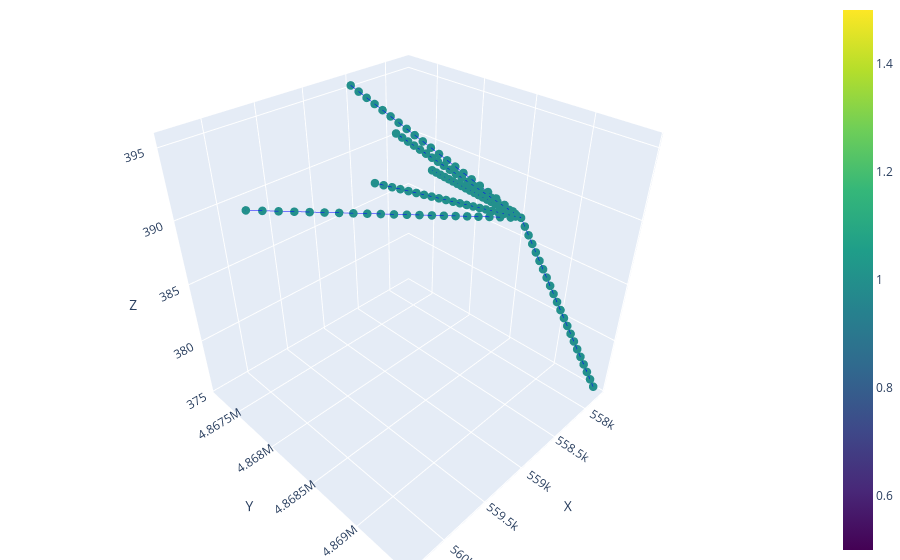

Here is the notebook cell this chart was saved with:
### Markdown cell above
# Load Network

### Code cell
network_name = "branching_straight_network"
network_dir = f'conduit_geometry_test/networks/{network_name}'
network = ok.load_network_data(f'{network_dir}/nodes.csv', f'{network_dir}/edges.csv', debug= True)
network.extract_diffuse_inlets()
network.plot_3D_network(node_color = 'd')

### Figure 1 — Plotly figure (JSON) as saved in the notebook; plotly's stock layout.template omitted (floating-point values rounded to 4 significant figures)
{"data": [{"line": {"color": "blue", "width": 1}, "mode": "lines", "showlegend": false, "type": "scatter3d", "x": [558500.0, 558500.0], "y": [4867000.0, 4867000.0], "z": [395.3, 395.0]}, {"line": {"color": "blue", "width": 1}, "mode": "lines", "showlegend": false, "type": "scatter3d", "x": [558500.0, 558500.0], "y": [4867000.0, 4867000.0], "z": [395.0, 394.6]}, {"line": {"color": "blue", "width": 1}, "mode": "lines", "showlegend": false, "type": "scatter3d", "x": [558500.0, 558400.0], "y": [4867000.0, 4867000.0], "z": [394.6, 394.3]}, {"line": {"color": "blue", "width": 1}, "mode": "lines", "showlegend": false, "type": "scatter3d", "x": [558400.0, 558400.0], "y": [4867000.0, 4868000.0], "z": [394.3, 394.0]}, {"line": {"color": "blue", "width": 1}, "mode": "lines", "showlegend": false, "type": "scatter3d", "x": [558400.0, 558400.0], "y": [4868000.0, 4868000.0], "z": [394.0, 393.6]}, {"line": {"color": "blue", "width": 1}, "mode": "lines", "showlegend": false, "type": "scatter3d", "x": [558400.0, 558400.0], "y": [4868000.0, 4868000.0], "z": [393.6, 393.3]}, {"line": {"color": "blue", "width": 1}, "mode": "lines", "showlegend": false, "type": "scatter3d", "x": [558400.0, 558300.0], "y": [4868000.0, 4868000.0], "z": [393.3, 392.9]}, {"line": {"color": "blue", "width": 1}, "mode": "lines", "showlegend": false, "type": "scatter3d", "x": [558300.0, 558300.0], "y": [4868000.0, 4868000.0], "z": [392.9, 392.6]}, {"line": {"color": "blue", "width": 1}, "mode": "lines", "showlegend": false, "type": "scatter3d", "x": [558300.0, 558300.0], "y": [4868000.0, 4868000.0], "z": [392.6, 392.3]}, {"line": {"color": "blue", "width": 1}, "mode": "lines", "showlegend": false, "type": "scatter3d", "x": [558300.0, 558300.0], "y": [4868000.0, 4868000.0], "z": [392.3, 391.9]}, {"line": {"color": "blue", "width": 1}, "mode": "lines", "showlegend": false, "type": "scatter3d", "x": [558300.0, 558300.0], "y": [4868000.0, 4868000.0], "z": [391.9, 391.6]}, {"line": {"color": "blue", "width": 1}, "mode": "lines", "showlegend": false, "type": "scatter3d", "x": [558300.0, 558200.0], "y": [4868000.0, 4868000.0], "z": [391.6, 391.2]}, {"line": {"color": "blue", "width": 1}, "mode": "lines", "showlegend": false, "type": "scatter3d", "x": [558200.0, 558200.0], "y": [4868000.0, 4868000.0], "z": [391.2, 390.9]}, {"line": {"color": "blue", "width": 1}, "mode": "lines", "showlegend": false, "type": "scatter3d", "x": [558200.0, 558200.0], "y": [4868000.0, 4868000.0], "z": [390.9, 390.6]}, {"line": {"color": "blue", "width": 1}, "mode": "lines", "showlegend": false, "type": "scatter3d", "x": [558200.0, 558200.0], "y": [4868000.0, 4868000.0], "z": [390.6, 390.2]}, {"line": {"color": "blue", "width": 1}, "mode": "lines", "showlegend": false, "type": "scatter3d", "x": [558200.0, 558100.0], "y": [4868000.0, 4868000.0], "z": [390.2, 389.9]}, {"line": {"color": "blue", "width": 1}, "mode": "lines", "showlegend": false, "type": "scatter3d", "x": [558100.0, 558100.0], "y": [4868000.0, 4868000.0], "z": [389.9, 389.5]}, {"line": {"color": "blue", "width": 1}, "mode": "lines", "showlegend": false, "type": "scatter3d", "x": [558100.0, 558100.0], "y": [4868000.0, 4868000.0], "z": [389.5, 389.2]}, {"line": {"color": "blue", "width": 1}, "mode": "lines", "showlegend": false, "type": "scatter3d", "x": [558100.0, 558100.0], "y": [4868000.0, 4869000.0], "z": [389.2, 388.9]}, {"line": {"color": "blue", "width": 1}, "mode": "lines", "showlegend": false, "type": "scatter3d", "x": [558100.0, 558000.0], "y": [4869000.0, 4869000.0], "z": [388.9, 388.5]}, {"line": {"color": "blue", "width": 1}, "mode": "lines", "showlegend": false, "type": "scatter3d", "x": [558000.0, 558000.0], "y": [4869000.0, 4869000.0], "z": [388.5, 388.2]}, {"line": {"color": "blue", "width": 1}, "mode": "lines", "showlegend": false, "type": "scatter3d", "x": [559600.0, 559500.0], "y": [4868000.0, 4869000.0], "z": [394.7, 394.4]}, {"line": {"color": "blue", "width": 1}, "mode": "lines", "showlegend": false, "type": "scatter3d", "x": [559500.0, 559400.0], "y": [4869000.0, 4869000.0], "z": [394.4, 394.1]}, {"line": {"color": "blue", "width": 1}, "mode": "lines", "showlegend": false, "type": "scatter3d", "x": [559400.0, 559300.0], "y": [4869000.0, 4869000.0], "z": [394.1, 393.7]}, {"line": {"color": "blue", "width": 1}, "mode": "lines", "showlegend": false, "type": "scatter3d", "x": [559300.0, 559300.0], "y": [4869000.0, 4869000.0], "z": [393.7, 393.4]}, {"line": {"color": "blue", "width": 1}, "mode": "lines", "showlegend": false, "type": "scatter3d", "x": [559300.0, 559200.0], "y": [4869000.0, 4869000.0], "z": [393.4, 393.1]}, {"line": {"color": "blue", "width": 1}, "mode": "lines", "showlegend": false, "type": "scatter3d", "x": [559200.0, 559100.0], "y": [4869000.0, 4869000.0], "z": [393.1, 392.8]}, {"line": {"color": "blue", "width": 1}, "mode": "lines", "showlegend": false, "type": "scatter3d", "x": [559100.0, 559000.0], "y": [4869000.0, 4869000.0], "z": [392.8, 392.5]}, {"line": {"color": "blue", "width": 1}, "mode": "lines", "showlegend": false, "type": "scatter3d", "x": [559000.0, 559000.0], "y": [4869000.0, 4869000.0], "z": [392.5, 392.2]}, {"line": {"color": "blue", "width": 1}, "mode": "lines", "showlegend": false, "type": "scatter3d", "x": [559000.0, 558900.0], "y": [4869000.0, 4869000.0], "z": [392.2, 391.9]}, {"line": {"color": "blue", "width": 1}, "mode": "lines", "showlegend": false, "type": "scatter3d", "x": [558900.0, 558800.0], "y": [4869000.0, 4869000.0], "z": [391.9, 391.6]}, {"line": {"color": "blue", "width": 1}, "mode": "lines", "showlegend": false, "type": "scatter3d", "x": [558800.0, 558800.0], "y": [4869000.0, 4869000.0], "z": [391.6, 391.3]}, {"line": {"color": "blue", "width": 1}, "mode": "lines", "showlegend": false, "type": "scatter3d", "x": [558800.0, 558700.0], "y": [4869000.0, 4869000.0], "z": [391.3, 391.0]}, {"line": {"color": "blue", "width": 1}, "mode": "lines", "showlegend": false, "type": "scatter3d", "x": [558700.0, 558600.0], "y": [4869000.0, 4869000.0], "z": [391.0, 390.7]}, {"line": {"color": "blue", "width": 1}, "mode": "lines", "showlegend": false, "type": "scatter3d", "x": [558600.0, 558500.0], "y": [4869000.0, 4869000.0], "z": [390.7, 390.4]}, {"line": {"color": "blue", "width": 1}, "mode": "lines", "showlegend": false, "type": "scatter3d", "x": [558500.0, 558500.0], "y": [4869000.0, 4869000.0], "z": [390.4, 390.0]}, {"line": {"color": "blue", "width": 1}, "mode": "lines", "showlegend": false, "type": "scatter3d", "x": [558500.0, 558400.0], "y": [4869000.0, 4869000.0], "z": [390.0, 389.7]}, {"line": {"color": "blue", "width": 1}, "mode": "lines", "showlegend": false, "type": "scatter3d", "x": [558400.0, 558300.0], "y": [4869000.0, 4869000.0], "z": [389.7, 389.4]}, {"line": {"color": "blue", "width": 1}, "mode": "lines", "showlegend": false, "type": "scatter3d", "x": [558300.0, 558200.0], "y": [4869000.0, 4869000.0], "z": [389.4, 389.1]}, {"line": {"color": "blue", "width": 1}, "mode": "lines", "showlegend": false, "type": "scatter3d", "x": [558200.0, 558200.0], "y": [4869000.0, 4869000.0], "z": [389.1, 388.8]}, {"line": {"color": "blue", "width": 1}, "mode": "lines", "showlegend": false, "type": "scatter3d", "x": [558200.0, 558100.0], "y": [4869000.0, 4869000.0], "z": [388.8, 388.5]}, {"line": {"color": "blue", "width": 1}, "mode": "lines", "showlegend": false, "type": "scatter3d", "x": [558100.0, 558000.0], "y": [4869000.0, 4869000.0], "z": [388.5, 388.2]}, {"line": {"color": "blue", "width": 1}, "mode": "lines", "showlegend": false, "type": "scatter3d", "x": [560300.0, 560200.0], "y": [4868000.0, 4868000.0], "z": [393.7, 393.4]}, {"line": {"color": "blue", "width": 1}, "mode": "lines", "showlegend": false, "type": "scatter3d", "x": [560200.0, 560100.0], "y": [4868000.0, 4868000.0], "z": [393.4, 393.2]}, {"line": {"color": "blue", "width": 1}, "mode": "lines", "showlegend": false, "type": "scatter3d", "x": [560100.0, 560000.0], "y": [4868000.0, 4868000.0], "z": [393.2, 392.9]}, {"line": {"color": "blue", "width": 1}, "mode": "lines", "showlegend": false, "type": "scatter3d", "x": [560000.0, 559900.0], "y": [4868000.0, 4868000.0], "z": [392.9, 392.7]}, {"line": {"color": "blue", "width": 1}, "mode": "lines", "showlegend": false, "type": "scatter3d", "x": [559900.0, 559800.0], "y": [4868000.0, 4868000.0], "z": [392.7, 392.4]}, {"line": {"color": "blue", "width": 1}, "mode": "lines", "showlegend": false, "type": "scatter3d", "x": [559800.0, 559700.0], "y": [4868000.0, 4868000.0], "z": [392.4, 392.1]}, {"line": {"color": "blue", "width": 1}, "mode": "lines", "showlegend": false, "type": "scatter3d", "x": [559700.0, 559600.0], "y": [4868000.0, 4868000.0], "z": [392.1, 391.9]}, {"line": {"color": "blue", "width": 1}, "mode": "lines", "showlegend": false, "type": "scatter3d", "x": [559600.0, 559400.0], "y": [4868000.0, 4868000.0], "z": [391.9, 391.6]}, {"line": {"color": "blue", "width": 1}, "mode": "lines", "showlegend": false, "type": "scatter3d", "x": [559400.0, 559300.0], "y": [4868000.0, 4868000.0], "z": [391.6, 391.3]}, {"line": {"color": "blue", "width": 1}, "mode": "lines", "showlegend": false, "type": "scatter3d", "x": [559300.0, 559200.0], "y": [4868000.0, 4868000.0], "z": [391.3, 391.1]}, {"line": {"color": "blue", "width": 1}, "mode": "lines", "showlegend": false, "type": "scatter3d", "x": [559200.0, 559100.0], "y": [4868000.0, 4868000.0], "z": [391.1, 390.8]}, {"line": {"color": "blue", "width": 1}, "mode": "lines", "showlegend": false, "type": "scatter3d", "x": [559100.0, 559000.0], "y": [4868000.0, 4868000.0], "z": [390.8, 390.6]}, {"line": {"color": "blue", "width": 1}, "mode": "lines", "showlegend": false, "type": "scatter3d", "x": [559000.0, 558900.0], "y": [4868000.0, 4868000.0], "z": [390.6, 390.3]}, {"line": {"color": "blue", "width": 1}, "mode": "lines", "showlegend": false, "type": "scatter3d", "x": [558900.0, 558800.0], "y": [4868000.0, 4868000.0], "z": [390.3, 390.0]}, {"line": {"color": "blue", "width": 1}, "mode": "lines", "showlegend": false, "type": "scatter3d", "x": [558800.0, 558700.0], "y": [4868000.0, 4868000.0], "z": [390.0, 389.8]}, {"line": {"color": "blue", "width": 1}, "mode": "lines", "showlegend": false, "type": "scatter3d", "x": [558700.0, 558600.0], "y": [4868000.0, 4869000.0], "z": [389.8, 389.5]}, {"line": {"color": "blue", "width": 1}, "mode": "lines", "showlegend": false, "type": "scatter3d", "x": [558600.0, 558500.0], "y": [4869000.0, 4869000.0], "z": [389.5, 389.2]}, {"line": {"color": "blue", "width": 1}, "mode": "lines", "showlegend": false, "type": "scatter3d", "x": [558500.0, 558300.0], "y": [4869000.0, 4869000.0], "z": [389.2, 389.0]}, {"line": {"color": "blue", "width": 1}, "mode": "lines", "showlegend": false, "type": "scatter3d", "x": [558300.0, 558200.0], "y": [4869000.0, 4869000.0], "z": [389.0, 388.7]}, {"line": {"color": "blue", "width": 1}, "mode": "lines", "showlegend": false, "type": "scatter3d", "x": [558200.0, 558100.0], "y": [4869000.0, 4869000.0], "z": [388.7, 388.5]}, {"line": {"color": "blue", "width": 1}, "mode": "lines", "showlegend": false, "type": "scatter3d", "x": [558100.0, 558000.0], "y": [4869000.0, 4869000.0], "z": [388.5, 388.2]}, {"line": {"color": "blue", "width": 1}, "mode": "lines", "showlegend": false, "type": "scatter3d", "x": [558500.0, 558500.0], "y": [4868000.0, 4868000.0], "z": [393.1, 392.9]}, {"line": {"color": "blue", "width": 1}, "mode": "lines", "showlegend": false, "type": "scatter3d", "x": [558500.0, 558500.0], "y": [4868000.0, 4868000.0], "z": [392.9, 392.6]}, {"line": {"color": "blue", "width": 1}, "mode": "lines", "showlegend": false, "type": "scatter3d", "x": [558500.0, 558400.0], "y": [4868000.0, 4868000.0], "z": [392.6, 392.4]}, {"line": {"color": "blue", "width": 1}, "mode": "lines", "showlegend": false, "type": "scatter3d", "x": [558400.0, 558400.0], "y": [4868000.0, 4868000.0], "z": [392.4, 392.2]}, {"line": {"color": "blue", "width": 1}, "mode": "lines", "showlegend": false, "type": "scatter3d", "x": [558400.0, 558400.0], "y": [4868000.0, 4868000.0], "z": [392.2, 391.9]}, {"line": {"color": "blue", "width": 1}, "mode": "lines", "showlegend": false, "type": "scatter3d", "x": [558400.0, 558400.0], "y": [4868000.0, 4868000.0], "z": [391.9, 391.7]}, {"line": {"color": "blue", "width": 1}, "mode": "lines", "showlegend": false, "type": "scatter3d", "x": [558400.0, 558400.0], "y": [4868000.0, 4868000.0], "z": [391.7, 391.5]}, {"line": {"color": "blue", "width": 1}, "mode": "lines", "showlegend": false, "type": "scatter3d", "x": [558400.0, 558300.0], "y": [4868000.0, 4868000.0], "z": [391.5, 391.2]}, {"line": {"color": "blue", "width": 1}, "mode": "lines", "showlegend": false, "type": "scatter3d", "x": [558300.0, 558300.0], "y": [4868000.0, 4868000.0], "z": [391.2, 391.0]}, {"line": {"color": "blue", "width": 1}, "mode": "lines", "showlegend": false, "type": "scatter3d", "x": [558300.0, 558300.0], "y": [4868000.0, 4868000.0], "z": [391.0, 390.8]}, {"line": {"color": "blue", "width": 1}, "mode": "lines", "showlegend": false, "type": "scatter3d", "x": [558300.0, 558300.0], "y": [4868000.0, 4868000.0], "z": [390.8, 390.5]}, {"line": {"color": "blue", "width": 1}, "mode": "lines", "showlegend": false, "type": "scatter3d", "x": [558300.0, 558200.0], "y": [4868000.0, 4868000.0], "z": [390.5, 390.3]}, {"line": {"color": "blue", "width": 1}, "mode": "lines", "showlegend": false, "type": "scatter3d", "x": [558200.0, 558200.0], "y": [4868000.0, 4868000.0], "z": [390.3, 390.1]}, {"line": {"color": "blue", "width": 1}, "mode": "lines", "showlegend": false, "type": "scatter3d", "x": [558200.0, 558200.0], "y": [4868000.0, 4868000.0], "z": [390.1, 389.8]}, {"line": {"color": "blue", "width": 1}, "mode": "lines", "showlegend": false, "type": "scatter3d", "x": [558200.0, 558200.0], "y": [4868000.0, 4868000.0], "z": [389.8, 389.6]}, {"line": {"color": "blue", "width": 1}, "mode": "lines", "showlegend": false, "type": "scatter3d", "x": [558200.0, 558100.0], "y": [4868000.0, 4868000.0], "z": [389.6, 389.4]}, {"line": {"color": "blue", "width": 1}, "mode": "lines", "showlegend": false, "type": "scatter3d", "x": [558100.0, 558100.0], "y": [4868000.0, 4868000.0], "z": [389.4, 389.1]}, {"line": {"color": "blue", "width": 1}, "mode": "lines", "showlegend": false, "type": "scatter3d", "x": [558100.0, 558100.0], "y": [4868000.0, 4869000.0], "z": [389.1, 388.9]}, {"line": {"color": "blue", "width": 1}, "mode": "lines", "showlegend": false, "type": "scatter3d", "x": [558100.0, 558100.0], "y": [4869000.0, 4869000.0], "z": [388.9, 388.7]}, {"line": {"color": "blue", "width": 1}, "mode": "lines", "showlegend": false, "type": "scatter3d", "x": [558100.0, 558000.0], "y": [4869000.0, 4869000.0], "z": [388.7, 388.4]}, {"line": {"color": "blue", "width": 1}, "mode": "lines", "showlegend": false, "type": "scatter3d", "x": [558000.0, 558000.0], "y": [4869000.0, 4869000.0], "z": [388.4, 388.2]}, {"line": {"color": "blue", "width": 1}, "mode": "lines", "showlegend": false, "type": "scatter3d", "x": [558300.0, 558300.0], "y": [4868000.0, 4868000.0], "z": [390.6, 390.5]}, {"line": {"color": "blue", "width": 1}, "mode": "lines", "showlegend": false, "type": "scatter3d", "x": [558300.0, 558300.0], "y": [4868000.0, 4868000.0], "z": [390.5, 390.4]}, {"line": {"color": "blue", "width": 1}, "mode": "lines", "showlegend": false, "type": "scatter3d", "x": [558300.0, 558300.0], "y": [4868000.0, 4868000.0], "z": [390.4, 390.3]}, {"line": {"color": "blue", "width": 1}, "mode": "lines", "showlegend": false, "type": "scatter3d", "x": [558300.0, 558300.0], "y": [4868000.0, 4868000.0], "z": [390.3, 390.1]}, {"line": {"color": "blue", "width": 1}, "mode": "lines", "showlegend": false, "type": "scatter3d", "x": [558300.0, 558300.0], "y": [4868000.0, 4868000.0], "z": [390.1, 390.0]}, {"line": {"color": "blue", "width": 1}, "mode": "lines", "showlegend": false, "type": "scatter3d", "x": [558300.0, 558200.0], "y": [4868000.0, 4868000.0], "z": [390.0, 389.9]}, {"line": {"color": "blue", "width": 1}, "mode": "lines", "showlegend": false, "type": "scatter3d", "x": [558200.0, 558200.0], "y": [4868000.0, 4868000.0], "z": [389.9, 389.8]}, {"line": {"color": "blue", "width": 1}, "mode": "lines", "showlegend": false, "type": "scatter3d", "x": [558200.0, 558200.0], "y": [4868000.0, 4868000.0], "z": [389.8, 389.7]}, {"line": {"color": "blue", "width": 1}, "mode": "lines", "showlegend": false, "type": "scatter3d", "x": [558200.0, 558200.0], "y": [4868000.0, 4868000.0], "z": [389.7, 389.6]}, {"line": {"color": "blue", "width": 1}, "mode": "lines", "showlegend": false, "type": "scatter3d", "x": [558200.0, 558200.0], "y": [4868000.0, 4868000.0], "z": [389.6, 389.5]}, {"line": {"color": "blue", "width": 1}, "mode": "lines", "showlegend": false, "type": "scatter3d", "x": [558200.0, 558200.0], "y": [4868000.0, 4868000.0], "z": [389.5, 389.3]}, {"line": {"color": "blue", "width": 1}, "mode": "lines", "showlegend": false, "type": "scatter3d", "x": [558200.0, 558200.0], "y": [4868000.0, 4868000.0], "z": [389.3, 389.2]}, {"line": {"color": "blue", "width": 1}, "mode": "lines", "showlegend": false, "type": "scatter3d", "x": [558200.0, 558100.0], "y": [4868000.0, 4868000.0], "z": [389.2, 389.1]}, {"line": {"color": "blue", "width": 1}, "mode": "lines", "showlegend": false, "type": "scatter3d", "x": [558100.0, 558100.0], "y": [4868000.0, 4868000.0], "z": [389.1, 389.0]}, {"line": {"color": "blue", "width": 1}, "mode": "lines", "showlegend": false, "type": "scatter3d", "x": [558100.0, 558100.0], "y": [4868000.0, 4868000.0], "z": [389.0, 388.9]}, {"line": {"color": "blue", "width": 1}, "mode": "lines", "showlegend": false, "type": "scatter3d", "x": [558100.0, 558100.0], "y": [4868000.0, 4869000.0], "z": [388.9, 388.8]}, {"line": {"color": "blue", "width": 1}, "mode": "lines", "showlegend": false, "type": "scatter3d", "x": [558100.0, 558100.0], "y": [4869000.0, 4869000.0], "z": [388.8, 388.6]}, {"line": {"color": "blue", "width": 1}, "mode": "lines", "showlegend": false, "type": "scatter3d", "x": [558100.0, 558100.0], "y": [4869000.0, 4869000.0], "z": [388.6, 388.5]}, {"line": {"color": "blue", "width": 1}, "mode": "lines", "showlegend": false, "type": "scatter3d", "x": [558100.0, 558000.0], "y": [4869000.0, 4869000.0], "z": [388.5, 388.4]}, {"line": {"color": "blue", "width": 1}, "mode": "lines", "showlegend": false, "type": "scatter3d", "x": [558000.0, 558000.0], "y": [4869000.0, 4869000.0], "z": [388.4, 388.3]}, {"line": {"color": "blue", "width": 1}, "mode": "lines", "showlegend": false, "type": "scatter3d", "x": [558000.0, 558000.0], "y": [4869000.0, 4869000.0], "z": [388.3, 388.2]}, {"line": {"color": "blue", "width": 1}, "mode": "lines", "showlegend": false, "type": "scatter3d", "x": [558000.0, 558000.0], "y": [4869000.0, 4869000.0], "z": [388.2, 387.6]}, {"line": {"color": "blue", "width": 1}, "mode": "lines", "showlegend": false, "type": "scatter3d", "x": [558000.0, 558000.0], "y": [4869000.0, 4869000.0], "z": [387.6, 387.0]}, {"line": {"color": "blue", "width": 1}, "mode": "lines", "showlegend": false, "type": "scatter3d", "x": [558000.0, 558000.0], "y": [4869000.0, 4869000.0], "z": [387.0, 386.4]}, {"line": {"color": "blue", "width": 1}, "mode": "lines", "showlegend": false, "type": "scatter3d", "x": [558000.0, 558000.0], "y": [4869000.0, 4869000.0], "z": [386.4, 385.8]}, {"line": {"color": "blue", "width": 1}, "mode": "lines", "showlegend": false, "type": "scatter3d", "x": [558000.0, 558000.0], "y": [4869000.0, 4869000.0], "z": [385.8, 385.2]}, {"line": {"color": "blue", "width": 1}, "mode": "lines", "showlegend": false, "type": "scatter3d", "x": [558000.0, 557900.0], "y": [4869000.0, 4869000.0], "z": [385.2, 384.6]}, {"line": {"color": "blue", "width": 1}, "mode": "lines", "showlegend": false, "type": "scatter3d", "x": [557900.0, 557900.0], "y": [4869000.0, 4869000.0], "z": [384.6, 383.9]}, {"line": {"color": "blue", "width": 1}, "mode": "lines", "showlegend": false, "type": "scatter3d", "x": [557900.0, 557900.0], "y": [4869000.0, 4869000.0], "z": [383.9, 383.3]}, {"line": {"color": "blue", "width": 1}, "mode": "lines", "showlegend": false, "type": "scatter3d", "x": [557900.0, 557900.0], "y": [4869000.0, 4869000.0], "z": [383.3, 382.7]}, {"line": {"color": "blue", "width": 1}, "mode": "lines", "showlegend": false, "type": "scatter3d", "x": [557900.0, 557900.0], "y": [4869000.0, 4869000.0], "z": [382.7, 382.1]}, {"line": {"color": "blue", "width": 1}, "mode": "lines", "showlegend": false, "type": "scatter3d", "x": [557900.0, 557900.0], "y": [4869000.0, 4869000.0], "z": [382.1, 381.5]}, {"line": {"color": "blue", "width": 1}, "mode": "lines", "showlegend": false, "type": "scatter3d", "x": [557900.0, 557900.0], "y": [4869000.0, 4869000.0], "z": [381.5, 380.9]}, {"line": {"color": "blue", "width": 1}, "mode": "lines", "showlegend": false, "type": "scatter3d", "x": [557900.0, 557900.0], "y": [4869000.0, 4869000.0], "z": [380.9, 380.3]}, {"line": {"color": "blue", "width": 1}, "mode": "lines", "showlegend": false, "type": "scatter3d", "x": [557900.0, 557800.0], "y": [4869000.0, 4869000.0], "z": [380.3, 379.7]}, {"line": {"color": "blue", "width": 1}, "mode": "lines", "showlegend": false, "type": "scatter3d", "x": [557800.0, 557800.0], "y": [4869000.0, 4869000.0], "z": [379.7, 379.1]}, {"line": {"color": "blue", "width": 1}, "mode": "lines", "showlegend": false, "type": "scatter3d", "x": [557800.0, 557800.0], "y": [4869000.0, 4869000.0], "z": [379.1, 378.5]}, {"line": {"color": "blue", "width": 1}, "mode": "lines", "showlegend": false, "type": "scatter3d", "x": [557800.0, 557800.0], "y": [4869000.0, 4869000.0], "z": [378.5, 377.9]}, {"line": {"color": "blue", "width": 1}, "mode": "lines", "showlegend": false, "type": "scatter3d", "x": [557800.0, 557800.0], "y": [4869000.0, 4869000.0], "z": [377.9, 377.3]}, {"line": {"color": "blue", "width": 1}, "mode": "lines", "showlegend": false, "type": "scatter3d", "x": [557800.0, 557800.0], "y": [4869000.0, 4869000.0], "z": [377.3, 376.7]}, {"line": {"color": "blue", "width": 1}, "mode": "lines", "showlegend": false, "type": "scatter3d", "x": [557800.0, 557800.0], "y": [4869000.0, 4869000.0], "z": [376.7, 376.1]}, {"line": {"color": "blue", "width": 1}, "mode": "lines", "showlegend": false, "type": "scatter3d", "x": [557800.0, 557800.0], "y": [4869000.0, 4869000.0], "z": [376.1, 375.5]}, {"marker": {"color": [1, 1, 1, 1, 1, 1, 1, 1, 1, 1, 1, 1, 1, 1, 1, 1, 1, 1, 1, 1, 1, 1, 1, 1, 1, 1, 1, 1, 1, 1, 1, 1, 1, 1, 1, 1, 1, 1, 1, 1, 1, 1, 1, 1, 1, 1, 1, 1, 1, 1, 1, 1, 1, 1, 1, 1, 1, 1, 1, 1, 1, 1, 1, 1, 1, 1, 1, 1, 1, 1, 1, 1, 1, 1, 1, 1, 1, 1, 1, 1, 1, 1, 1, 1, 1, 1, 1, 1, 1, 1, 1, 1, 1, 1, 1, 1, 1, 1, 1, 1, 1, 1, 1, 1, 1, 1, 1, 1, 1, 1, 1, 1, 1, 1, 1, 1, 1, 1, 1, 1, 1, 1, 1, 1, 1, 1, 1], "colorscale": [[0, "#440154"], [0.1111, "#482878"], [0.2222, "#3e4989"], [0.3333, "#31688e"], [0.4444, "#26828e"], [0.5556, "#1f9e89"], [0.6667, "#35b779"], [0.7778, "#6ece58"], [0.8889, "#b5de2b"], [1, "#fde725"]], "showscale": true, "size": 5}, "mode": "markers", "showlegend": false, "type": "scatter3d", "x": [558500.0, 559600.0, 560300.0, 558500.0, 558300.0, 558000.0, 557800.0, 558500.0, 558500.0, 558400.0, 558400.0, 558400.0, 558400.0, 558300.0, 558300.0, 558300.0, 558300.0, 558300.0, 558200.0, 558200.0, 558200.0, 558200.0, 558100.0, 558100.0, 558100.0, 558100.0, 558000.0, 559500.0, 559400.0, 559300.0, 559300.0, 559200.0, 559100.0, 559000.0, 559000.0, 558900.0, 558800.0, 558800.0, 558700.0, 558600.0, 558500.0, 558500.0, 558400.0, 558300.0, 558200.0, 558200.0, 558100.0, 560200.0, 560100.0, 560000.0, 559900.0, 559800.0, 559700.0, 559600.0, 559400.0, 559300.0, 559200.0, 559100.0, 559000.0, 558900.0, 558800.0, 558700.0, 558600.0, 558500.0, 558300.0, 558200.0, 558100.0, 558500.0, 558500.0, 558400.0, 558400.0, 558400.0, 558400.0, 558400.0, 558300.0, 558300.0, 558300.0, 558300.0, 558200.0, 558200.0, 558200.0, 558200.0, 558100.0, 558100.0, 558100.0, 558100.0, 558000.0, 558300.0, 558300.0, 558300.0, 558300.0, 558300.0, 558200.0, 558200.0, 558200.0, 558200.0, 558200.0, 558200.0, 558200.0, 558100.0, 558100.0, 558100.0, 558100.0, 558100.0, 558100.0, 558000.0, 558000.0, 558000.0, 558000.0, 558000.0, 558000.0, 558000.0, 557900.0, 557900.0, 557900.0, 557900.0, 557900.0, 557900.0, 557900.0, 557900.0, 557800.0, 557800.0, 557800.0, 557800.0, 557800.0, 557800.0, 557800.0], "y": [4867000.0, 4868000.0, 4868000.0, 4868000.0, 4868000.0, 4869000.0, 4869000.0, 4867000.0, 4867000.0, 4867000.0, 4868000.0, 4868000.0, 4868000.0, 4868000.0, 4868000.0, 4868000.0, 4868000.0, 4868000.0, 4868000.0, 4868000.0, 4868000.0, 4868000.0, 4868000.0, 4868000.0, 4868000.0, 4869000.0, 4869000.0, 4869000.0, 4869000.0, 4869000.0, 4869000.0, 4869000.0, 4869000.0, 4869000.0, 4869000.0, 4869000.0, 4869000.0, 4869000.0, 4869000.0, 4869000.0, 4869000.0, 4869000.0, 4869000.0, 4869000.0, 4869000.0, 4869000.0, 4869000.0, 4868000.0, 4868000.0, 4868000.0, 4868000.0, 4868000.0, 4868000.0, 4868000.0, 4868000.0, 4868000.0, 4868000.0, 4868000.0, 4868000.0, 4868000.0, 4868000.0, 4868000.0, 4869000.0, 4869000.0, 4869000.0, 4869000.0, 4869000.0, 4868000.0, 4868000.0, 4868000.0, 4868000.0, 4868000.0, 4868000.0, 4868000.0, 4868000.0, 4868000.0, 4868000.0, 4868000.0, 4868000.0, 4868000.0, 4868000.0, 4868000.0, 4868000.0, 4868000.0, 4869000.0, 4869000.0, 4869000.0, 4868000.0, 4868000.0, 4868000.0, 4868000.0, 4868000.0, 4868000.0, 4868000.0, 4868000.0, 4868000.0, 4868000.0, 4868000.0, 4868000.0, 4868000.0, 4868000.0, 4868000.0, 4869000.0, 4869000.0, 4869000.0, 4869000.0, 4869000.0, 4869000.0, 4869000.0, 4869000.0, 4869000.0, 4869000.0, 4869000.0, 4869000.0, 4869000.0, 4869000.0, 4869000.0, 4869000.0, 4869000.0, 4869000.0, 4869000.0, 4869000.0, 4869000.0, 4869000.0, 4869000.0, 4869000.0, 4869000.0], "z": [395.3, 394.7, 393.7, 393.1, 390.6, 388.2, 375.5, 395.0, 394.6, 394.3, 394.0, 393.6, 393.3, 392.9, 392.6, 392.3, 391.9, 391.6, 391.2, 390.9, 390.6, 390.2, 389.9, 389.5, 389.2, 388.9, 388.5, 394.4, 394.1, 393.7, 393.4, 393.1, 392.8, 392.5, 392.2, 391.9, 391.6, 391.3, 391.0, 390.7, 390.4, 390.0, 389.7, 389.4, 389.1, 388.8, 388.5, 393.4, 393.2, 392.9, 392.7, 392.4, 392.1, 391.9, 391.6, 391.3, 391.1, 390.8, 390.6, 390.3, 390.0, 389.8, 389.5, 389.2, 389.0, 388.7, 388.5, 392.9, 392.6, 392.4, 392.2, 391.9, 391.7, 391.5, 391.2, 391.0, 390.8, 390.5, 390.3, 390.1, 389.8, 389.6, 389.4, 389.1, 388.9, 388.7, 388.4, 390.5, 390.4, 390.3, 390.1, 390.0, 389.9, 389.8, 389.7, 389.6, 389.5, 389.3, 389.2, 389.1, 389.0, 388.9, 388.8, 388.6, 388.5, 388.4, 388.3, 387.6, 387.0, 386.4, 385.8, 385.2, 384.6, 383.9, 383.3, 382.7, 382.1, 381.5, 380.9, 380.3, 379.7, 379.1, 378.5, 377.9, 377.3, 376.7, 376.1]}], "layout": {"margin": {"b": 0, "l": 0, "r": 0, "t": 0}, "scene": {"xaxis": {"title": {"text": "X"}}, "yaxis": {"title": {"text": "Y"}}, "zaxis": {"title": {"text": "Z"}}}}}
